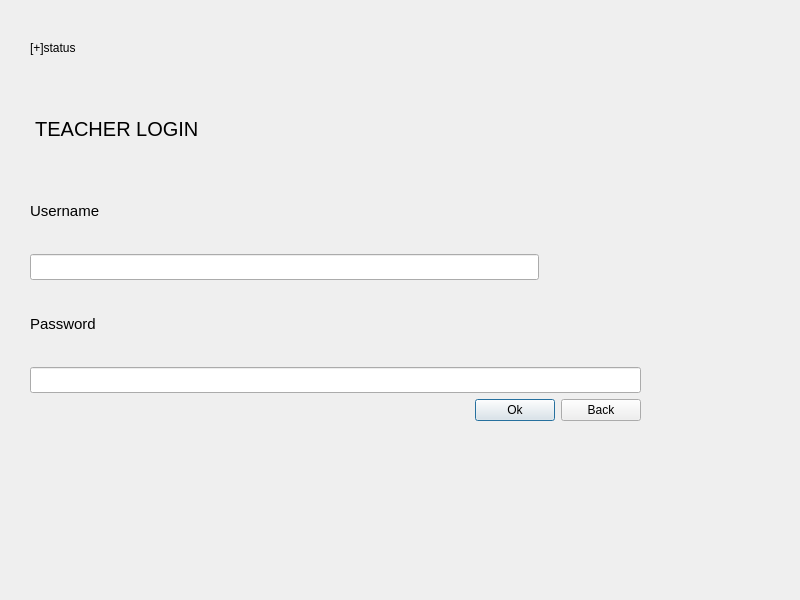
<?xml version="1.0" encoding="UTF-8"?>
<ui version="4.0">
 <class>SecDialog</class>
 <widget class="QDialog" name="SecDialog">
  <property name="geometry">
   <rect>
    <x>0</x>
    <y>0</y>
    <width>800</width>
    <height>600</height>
   </rect>
  </property>
  <property name="windowTitle">
   <string>Dialog</string>
  </property>
  <widget class="QWidget" name="layoutWidget">
   <property name="geometry">
    <rect>
     <x>30</x>
     <y>10</y>
     <width>611</width>
     <height>411</height>
    </rect>
   </property>
   <layout class="QVBoxLayout" name="verticalLayout">
    <item>
     <widget class="QLabel" name="label_4">
      <property name="text">
       <string>[+]status</string>
      </property>
     </widget>
    </item>
    <item>
     <widget class="QLabel" name="label">
      <property name="styleSheet">
       <string notr="true">QLabel{
font-size:20px;

}</string>
      </property>
      <property name="text">
       <string> TEACHER LOGIN</string>
      </property>
     </widget>
    </item>
    <item>
     <widget class="QLabel" name="label_2">
      <property name="styleSheet">
       <string notr="true">QLabel{
font-size:15px
}</string>
      </property>
      <property name="text">
       <string>Username</string>
      </property>
     </widget>
    </item>
    <item>
     <widget class="QLineEdit" name="userEdit">
      <property name="maximumSize">
       <size>
        <width>509</width>
        <height>16777215</height>
       </size>
      </property>
      <property name="focusPolicy">
       <enum>Qt::StrongFocus</enum>
      </property>
      <property name="styleSheet">
       <string notr="true">QLineEdit{
font-size:15px;
}</string>
      </property>
      <property name="text">
       <string/>
      </property>
      <property name="echoMode">
       <enum>QLineEdit::Normal</enum>
      </property>
     </widget>
    </item>
    <item>
     <widget class="QLabel" name="label_3">
      <property name="styleSheet">
       <string notr="true">QLabel{
font-size: 15px;
}</string>
      </property>
      <property name="text">
       <string>Password</string>
      </property>
     </widget>
    </item>
    <item>
     <widget class="QLineEdit" name="passwordEdit">
      <property name="styleSheet">
       <string notr="true">QLineEdit{
font-size:15px;
}</string>
      </property>
      <property name="echoMode">
       <enum>QLineEdit::Password</enum>
      </property>
     </widget>
    </item>
    <item>
     <layout class="QHBoxLayout" name="horizontalLayout">
      <item>
       <spacer name="horizontalSpacer">
        <property name="orientation">
         <enum>Qt::Horizontal</enum>
        </property>
        <property name="sizeHint" stdset="0">
         <size>
          <width>40</width>
          <height>20</height>
         </size>
        </property>
       </spacer>
      </item>
      <item>
       <widget class="QPushButton" name="ok">
        <property name="text">
         <string>Ok</string>
        </property>
       </widget>
      </item>
      <item>
       <widget class="QPushButton" name="backbutton">
        <property name="text">
         <string>Back</string>
        </property>
       </widget>
      </item>
     </layout>
    </item>
   </layout>
  </widget>
 </widget>
 <resources/>
 <connections/>
</ui>
